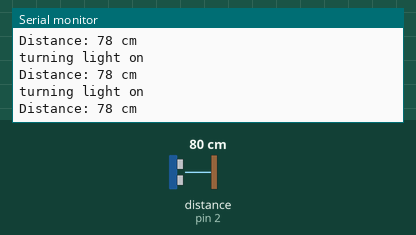
Recording of a sketch running on a simulated Arduino Uno, built with avr-gcc and run on an emulated ATmega328P. On the bench: the last lines printed to the serial monitor. Wiring (inferred from the names in the program): ultrasonic range finder: trigger pin 3; echo pin 2. The inputs (shaded band) are chosen by the test bench; at power-on: distance to the obstacle (sensor on pin 2) 80 cm. The echo pulse lasts 58.3 µs per cm.

Above: at 1.2 s.
1.3 s: distance to the obstacle (sensor on pin 2) set to 120 cm
At 2.4 s:
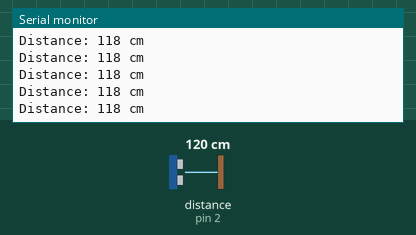
4.3 s: distance to the obstacle (sensor on pin 2) set to 2 cm
At 5.1 s:
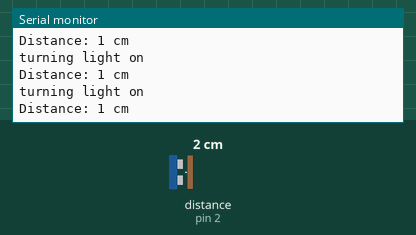
7.3 s: distance to the obstacle (sensor on pin 2) set to 18 cm
At 8.3 s:
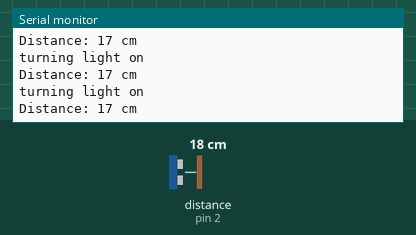
10.3 s: distance to the obstacle (sensor on pin 2) set to 4 cm
At 11.4 s:
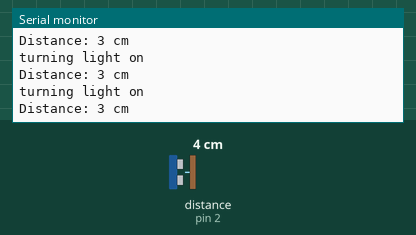
13.3 s: distance to the obstacle (sensor on pin 2) set to 35 cm
At 13.8 s:
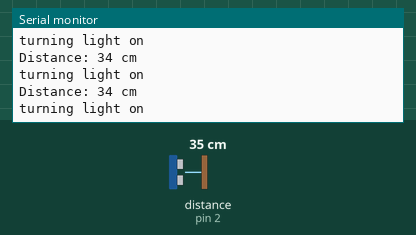
16.3 s: distance to the obstacle (sensor on pin 2) set to 9 cm
At 16.9 s:
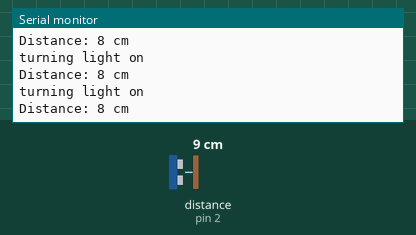
Timing chart, 0 to 19.3 s (numbered marks = the images above; inputs shaded):
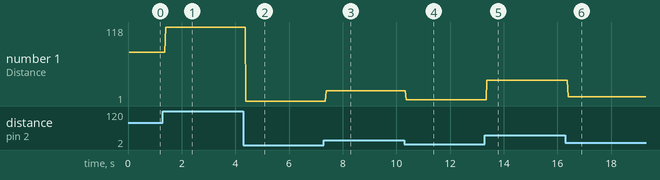

Measured:
- after the input at 1.3 s, the serial monitor: prints a new line after 0.10 s (image 1)
- after the input at 4.3 s, the serial monitor: prints a new line after 0.08 s (image 2)
- after the input at 7.3 s, the serial monitor: prints a new line after 0.08 s (image 3)
- after the input at 10.3 s, the serial monitor: prints a new line after 0.07 s (image 4)
- after the input at 13.3 s, the serial monitor: prints a new line after 0.07 s (image 5)
- after the input at 16.3 s, the serial monitor: prints a new line after 0.10 s (image 6)
- plotted number 1: 78 → 118 after the input at 1.3 s, 118 → 1 after the input at 4.3 s, 1 → 17 after the input at 7.3 s, 17 → 3 after the input at 10.3 s, 3 → 34 after the input at 13.3 s

The sketch:

proximity_sensor_circuit_and_code1.ino
```cpp
#include <Adafruit_LEDBackpack.h>

// ---------------------------------------------------------------- //
// Arduino Ultrasoninc Sensor HC-SR04
// Re-writed by Arbi Abdul Jabbaar
// Using Arduino IDE 1.8.7
// Using HC-SR04 Module
// Tested on 17 September 2019
// ---------------------------------------------------------------- //
#define echoPin 2 // attach pin D2 Arduino to pin Echo of HC-SR04
#define trigPin 3 //attach pin D3 Arduino to pin Trig of HC-SR04
#define LED 7
// defines variables
long duration; // variable for the duration of sound wave travel
int distance; // variable for the distance measurement
void setup() {
  pinMode(trigPin, OUTPUT); // Sets the trigPin as an OUTPUT
  pinMode(echoPin, INPUT); // Sets the echoPin as an INPUT
  Serial.begin(9600); // // Serial Communication is starting with 9600 of baudrate speed
  Serial.println("Ultrasonic Sensor HC-SR04 Test"); // print some text in Serial Monitor
  Serial.println("with Arduino UNO R3");
}
void loop() {
  // Clears the trigPin condition
  digitalWrite(trigPin, LOW);
  delayMicroseconds(2);
  // Sets the trigPin HIGH (ACTIVE) for 10 microseconds
  digitalWrite(trigPin, HIGH);
  delayMicroseconds(10);
  digitalWrite(trigPin, LOW);
  // Reads the echoPin, returns the sound wave travel time in microseconds
  duration = pulseIn(echoPin, HIGH);
  // Calculating the distance
  distance = duration * 0.034 / 2; // Speed of sound wave divided by 2 (go and back)
  // Displays the distance on the Serial Monitor
  Serial.print("Distance: ");
  Serial.print(distance);
  Serial.println(" cm");
  if (distance < 80){
    digitalWrite(LED,HIGH);
     Serial.println("turning light on");
  } else {
    digitalWrite(LED,LOW);
  }
}
```
